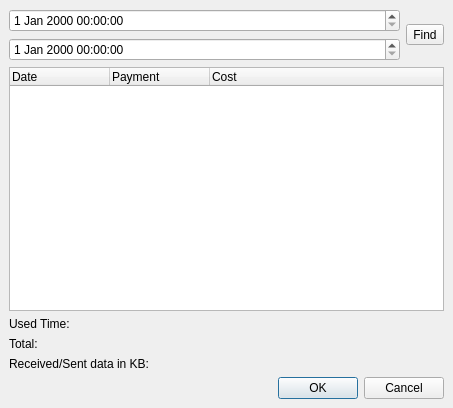
<ui version="4.0" >
 <class>MemberReports</class>
 <widget class="QDialog" name="MemberReports" >
  <property name="geometry" >
   <rect>
    <x>0</x>
    <y>0</y>
    <width>453</width>
    <height>408</height>
   </rect>
  </property>
  <property name="windowTitle" >
   <string>Member Reports</string>
  </property>
  <property name="windowIcon" >
   <iconset>../../data/icons/pyKafe.png</iconset>
  </property>
  <layout class="QGridLayout" >
   <property name="margin" >
    <number>9</number>
   </property>
   <property name="spacing" >
    <number>6</number>
   </property>
   <item row="2" column="1" >
    <widget class="QLabel" name="timeLabel" />
   </item>
   <item row="3" column="1" >
    <widget class="QLabel" name="totalLabel" />
   </item>
   <item row="3" column="0" >
    <widget class="QLabel" name="label_2" >
     <property name="text" >
      <string>Total:</string>
     </property>
    </widget>
   </item>
   <item row="2" column="0" >
    <widget class="QLabel" name="label_1" >
     <property name="text" >
      <string>Used Time:</string>
     </property>
    </widget>
   </item>
   <item row="1" column="0" colspan="2" >
    <widget class="QTreeWidget" name="ordersTreeWidget" >
     <column>
      <property name="text" >
       <string>Date</string>
      </property>
     </column>
     <column>
      <property name="text" >
       <string>Payment</string>
      </property>
     </column>
     <column>
      <property name="text" >
       <string>Cost</string>
      </property>
     </column>
    </widget>
   </item>
   <item row="4" column="1" >
    <widget class="QLabel" name="bytesLabel" />
   </item>
   <item row="4" column="0" >
    <widget class="QLabel" name="label_3" >
     <property name="text" >
      <string>Received/Sent data in KB:</string>
     </property>
    </widget>
   </item>
   <item row="5" column="0" colspan="2" >
    <widget class="QDialogButtonBox" name="buttonBox" >
     <property name="orientation" >
      <enum>Qt::Horizontal</enum>
     </property>
     <property name="standardButtons" >
      <set>QDialogButtonBox::Cancel|QDialogButtonBox::NoButton|QDialogButtonBox::Ok</set>
     </property>
    </widget>
   </item>
   <item row="0" column="0" colspan="2" >
    <layout class="QGridLayout" >
     <property name="margin" >
      <number>0</number>
     </property>
     <property name="spacing" >
      <number>6</number>
     </property>
     <item row="1" column="0" >
      <widget class="QDateTimeEdit" name="dateTimeEdit_2" />
     </item>
     <item rowspan="2" row="0" column="1" >
      <widget class="QToolButton" name="toolButton" >
       <property name="text" >
        <string>Find</string>
       </property>
       <property name="icon" >
        <iconset>../../data/icons/find.png</iconset>
       </property>
       <property name="iconSize" >
        <size>
         <width>64</width>
         <height>64</height>
        </size>
       </property>
       <property name="toolButtonStyle" >
        <enum>Qt::ToolButtonTextUnderIcon</enum>
       </property>
      </widget>
     </item>
     <item row="0" column="0" >
      <widget class="QDateTimeEdit" name="dateTimeEdit" />
     </item>
    </layout>
   </item>
  </layout>
 </widget>
 <resources/>
 <connections>
  <connection>
   <sender>buttonBox</sender>
   <signal>accepted()</signal>
   <receiver>MemberReports</receiver>
   <slot>accept()</slot>
   <hints>
    <hint type="sourcelabel" >
     <x>248</x>
     <y>254</y>
    </hint>
    <hint type="destinationlabel" >
     <x>157</x>
     <y>274</y>
    </hint>
   </hints>
  </connection>
  <connection>
   <sender>buttonBox</sender>
   <signal>rejected()</signal>
   <receiver>MemberReports</receiver>
   <slot>reject()</slot>
   <hints>
    <hint type="sourcelabel" >
     <x>316</x>
     <y>260</y>
    </hint>
    <hint type="destinationlabel" >
     <x>286</x>
     <y>274</y>
    </hint>
   </hints>
  </connection>
  <connection>
   <sender>toolButton</sender>
   <signal>clicked()</signal>
   <receiver>MemberReports</receiver>
   <slot>close()</slot>
   <hints>
    <hint type="sourcelabel" >
     <x>218</x>
     <y>56</y>
    </hint>
    <hint type="destinationlabel" >
     <x>132</x>
     <y>119</y>
    </hint>
   </hints>
  </connection>
 </connections>
</ui>
